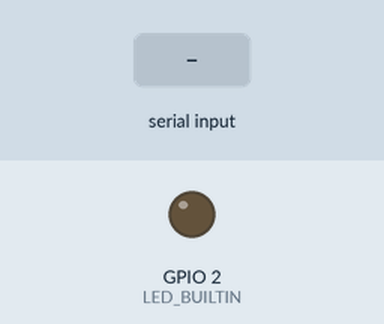
Bench run of a sketch on a simulated ESP32. On the bench: output pins drawn as LEDs (lit = HIGH). The inputs (shaded band) are chosen by the test bench. What the sketch prints to the serial monitor is not drawn.

Above: at 1.8 s.
1.9 s: byte 30 received over Serial
At 2.6 s:
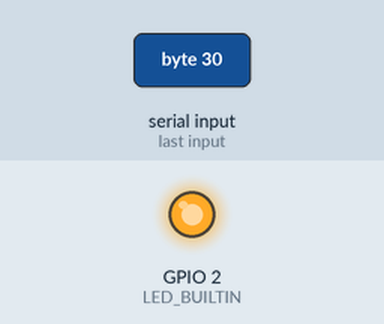
3.4 s: byte 90 received over Serial
At 4.2 s:
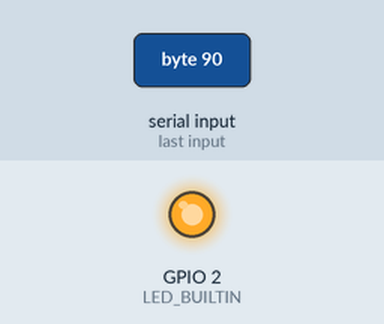
6.4 s: byte 120 received over Serial
Timing chart, 0 to 12.4 s (numbered marks = the images above; inputs shaded):
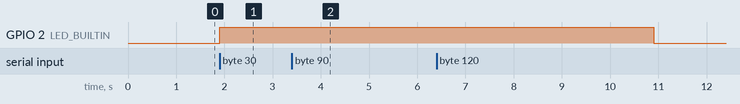

The sketch:

FreeRTOS_software_timer_challenge.ino
```cpp
#if CONFIG_FREERTOS_UNICORE
static const BaseType_t app_cpu = 0;
#else
static const BaseType_t app_cpu = 1;
#endif

TimerHandle_t one_shot_timer = NULL;

void blinkTask(void* pvParameters);
void myTimerCallBack(TimerHandle_t xTimer);

void setup() {
  Serial.begin(9600);
  vTaskDelay(1000 / portTICK_PERIOD_MS);

  one_shot_timer = xTimerCreate(
    "One Shot Timer",
    1 / portTICK_PERIOD_MS,
    pdFALSE,
    (void *)0,
    myTimerCallBack
  );

  xTaskCreatePinnedToCore(
    blinkTask,
    "Blink Task",
    1024,
    NULL,
    1,
    NULL,
    app_cpu
  );

  pinMode(LED_BUILTIN, OUTPUT);

  vTaskDelete(NULL);

}

void blinkTask(void *pvParameters){
  char c;
  while(1){
    if(Serial.available() > 0){
      c = Serial.read();
      Serial.print(c);

      digitalWrite(LED_BUILTIN, HIGH);

      xTimerStart(one_shot_timer, portMAX_DELAY);
    }
  }
}

void myTimerCallBack(TimerHandle_t xTimer){
  vTaskDelay(3000 / portTICK_PERIOD_MS);
  digitalWrite(LED_BUILTIN, LOW);
}

void loop() {
  // put your main code here, to run repeatedly:

}
```

Measured:
- after the input at 1.9 s, GPIO 2 (LED_BUILTIN): LOW → HIGH at once
- after the input at 3.4 s, GPIO 2 (LED_BUILTIN): stays HIGH (without the input it goes to LOW after 1.5 s)
- after the input at 6.4 s, GPIO 2 (LED_BUILTIN): HIGH → LOW after 4.5 s instead of 1.5 s
